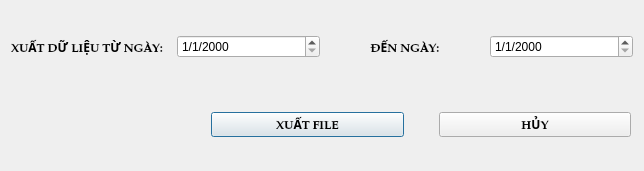
<?xml version="1.0" encoding="UTF-8"?>
<ui version="4.0">
 <class>Dialog_XuatFile</class>
 <widget class="QDialog" name="Dialog_XuatFile">
  <property name="geometry">
   <rect>
    <x>0</x>
    <y>0</y>
    <width>644</width>
    <height>171</height>
   </rect>
  </property>
  <property name="windowTitle">
   <string>Dialog</string>
  </property>
  <layout class="QVBoxLayout" name="verticalLayout">
   <item>
    <widget class="QWidget" name="widget" native="true">
     <layout class="QHBoxLayout" name="horizontalLayout_2">
      <property name="spacing">
       <number>14</number>
      </property>
      <property name="leftMargin">
       <number>0</number>
      </property>
      <property name="topMargin">
       <number>0</number>
      </property>
      <property name="rightMargin">
       <number>0</number>
      </property>
      <property name="bottomMargin">
       <number>0</number>
      </property>
      <item>
       <widget class="QLabel" name="label">
        <property name="font">
         <font>
          <family>Palatino Linotype</family>
          <weight>75</weight>
          <bold>true</bold>
         </font>
        </property>
        <property name="text">
         <string>XUẤT DỮ LIỆU TỪ NGÀY:</string>
        </property>
        <property name="alignment">
         <set>Qt::AlignCenter</set>
        </property>
       </widget>
      </item>
      <item>
       <widget class="QDateEdit" name="dateEdit">
        <property name="displayFormat">
         <string>d/M/yyyy</string>
        </property>
       </widget>
      </item>
      <item>
       <widget class="QLabel" name="label_2">
        <property name="font">
         <font>
          <family>Palatino Linotype</family>
          <weight>75</weight>
          <bold>true</bold>
         </font>
        </property>
        <property name="layoutDirection">
         <enum>Qt::LeftToRight</enum>
        </property>
        <property name="text">
         <string>ĐẾN NGÀY:</string>
        </property>
        <property name="alignment">
         <set>Qt::AlignCenter</set>
        </property>
       </widget>
      </item>
      <item>
       <widget class="QDateEdit" name="dateEdit_2">
        <property name="currentSection">
         <enum>QDateTimeEdit::MonthSection</enum>
        </property>
        <property name="displayFormat">
         <string>d/M/yyyy</string>
        </property>
        <property name="calendarPopup">
         <bool>false</bool>
        </property>
        <property name="currentSectionIndex">
         <number>1</number>
        </property>
       </widget>
      </item>
     </layout>
    </widget>
   </item>
   <item>
    <widget class="QWidget" name="widget_2" native="true">
     <layout class="QHBoxLayout" name="horizontalLayout">
      <property name="spacing">
       <number>35</number>
      </property>
      <property name="leftMargin">
       <number>200</number>
      </property>
      <property name="topMargin">
       <number>0</number>
      </property>
      <property name="rightMargin">
       <number>2</number>
      </property>
      <property name="bottomMargin">
       <number>0</number>
      </property>
      <item>
       <widget class="QPushButton" name="pushButton">
        <property name="font">
         <font>
          <family>Palatino Linotype</family>
          <weight>75</weight>
          <bold>true</bold>
         </font>
        </property>
        <property name="text">
         <string>XUẤT FILE</string>
        </property>
       </widget>
      </item>
      <item>
       <widget class="QPushButton" name="pushButton_2">
        <property name="font">
         <font>
          <family>Palatino Linotype</family>
          <weight>75</weight>
          <bold>true</bold>
         </font>
        </property>
        <property name="text">
         <string>HỦY</string>
        </property>
       </widget>
      </item>
     </layout>
    </widget>
   </item>
  </layout>
 </widget>
 <resources/>
 <connections/>
</ui>
